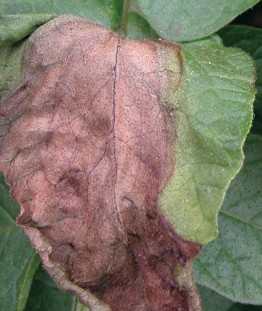
#> input picture sample_data/test_leaf5.jpg, 262 x 311 px
$ jupyter execute --allow-errors Potato_disease_detection.ipynb
#> lines starting #> are read from the running program, lines starting #| are printed output that depends on the picture
[cell 1]
from google.colab import drive
#> (the rest of this cell did not finish here and is left out)

[cell 2]
import zipfile

#> (the rest of this cell did not finish here and is left out)

[cell 3]
import os
import cv2
import numpy as np

IMG_SIZE = 64

classes = [
    "Potato___healthy",
    "Potato___Early_blight",
    "Potato___Late_blight"
]

data = []
labels = []

#> (the rest of this cell did not finish here and is left out)

[cell 4]
from sklearn.model_selection import train_test_split

#> (the rest of this cell did not finish here and is left out)

[cell 5]
num_clients = 3
client_data = []

#> (the rest of this cell did not finish here and is left out)

[cell 6]
import numpy as np

# Clean all client data
client_data_fixed = []

for X, y in client_data:
    idx = np.random.permutation(len(X))
    X = X[idx]
    y = y[idx]
    client_data_fixed.append((X, y))

client_data = client_data_fixed

# Clean test data
#> (the rest of this cell did not finish here and is left out)

[cell 7]
def quantum_transform(X):
    return np.concatenate([X, np.cos(np.pi * X)], axis=1)
client_data = [(quantum_transform(X), y) for X, y in client_data]
#> (the rest of this cell did not finish here and is left out)

[cell 8]
from sklearn.linear_model import SGDClassifier

def train_local_model(X, y, epochs=7, batch_size=32):

    model = SGDClassifier(
        loss='log_loss',
        learning_rate='adaptive',
        eta0=0.001,
        max_iter=1,
        tol=None
    )

    n = len(X)

    for epoch in range(epochs):
        for i in range(0, n, batch_size):
            X_batch = X[i:i+batch_size]
            y_batch = y[i:i+batch_size]

            if epoch == 0 and i == 0:
                model.partial_fit(X_batch, y_batch, classes=np.unique(y))
            else:
                model.partial_fit(X_batch, y_batch)

    return model

[cell 9]
def fed_avg(models):
    avg_coef = np.mean([m.coef_ for m in models], axis=0)
    avg_intercept = np.mean([m.intercept_ for m in models], axis=0)
    return avg_coef, avg_intercept

[cell 10]
global_model=SGDClassifier(
    loss='log_loss',
    learning_rate='adaptive',
    eta0=0.001,
    class_weight='balanced'
)

[cell 11]
from sklearn.metrics import log_loss

max_rounds = 100
patience = 8

best_loss = float('inf')
no_improve = 0

#> (the rest of this cell did not finish here and is left out)

[cell 12]
from sklearn.metrics import accuracy_score, f1_score, confusion_matrix

#> (the rest of this cell did not finish here and is left out)

[cell 13]
import cv2
import numpy as np
 # Load image
img = cv2.imread("sample_data/test_leaf5.jpg")
#> img is the input picture: shape (311, 262, 3); mean B, G, R 106.3, 120.9, 131.8
 # Preprocess
img = cv2.resize(img, (64, 64))
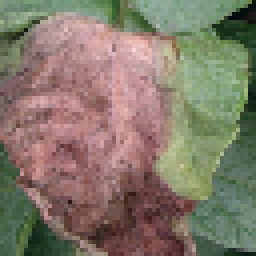
#> img: shape (64, 64, 3) (shown 4 times larger); mean B, G, R 106.4, 120.9, 131.9
img = img / 255.0
img = img.reshape(1, -1)
 # Quantum transform
img = np.concatenate([img, np.cos(np.pi * img)], axis=1)
  # Predict
#> (the rest of this cell did not finish here and is left out)


$ run again, with sample_data/test_leaf2.jpg copied over sample_data/test_leaf5.jpg
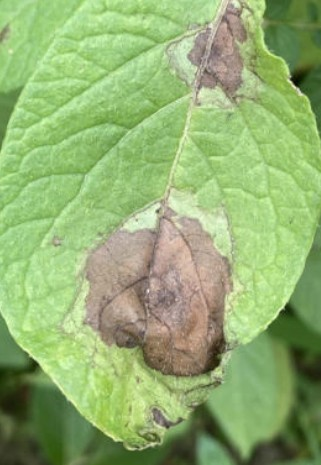
#> input picture sample_data/test_leaf2.jpg, 321 x 465 px
#> img is the input picture: shape (465, 321, 3); mean B, G, R 113.9, 175.9, 146.5
#> `img = cv2.resize(img, (64, 64))`:
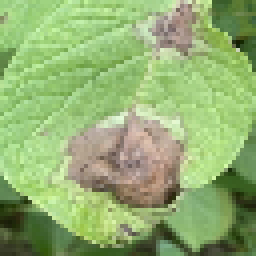
#> img: shape (64, 64, 3) (shown 4 times larger); mean B, G, R 113.9, 175.8, 146.5

$ run again, with sample_data/test_leaf.jpg copied over sample_data/test_leaf5.jpg
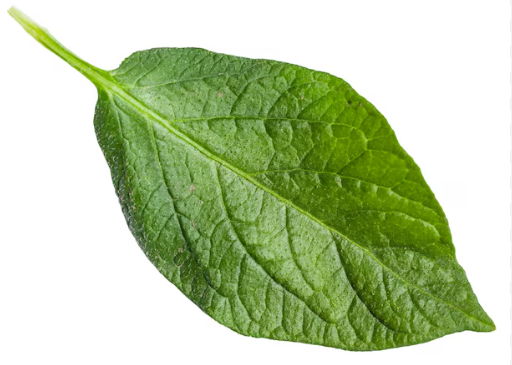
#> input picture sample_data/test_leaf.jpg, 512 x 365 px
#> img is the input picture: shape (365, 512, 3); mean B, G, R 164.2, 204.5, 187.5
#> `img = cv2.resize(img, (64, 64))`:
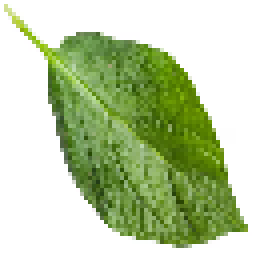
#> img: shape (64, 64, 3) (shown 4 times larger); mean B, G, R 164.2, 204.5, 187.5
